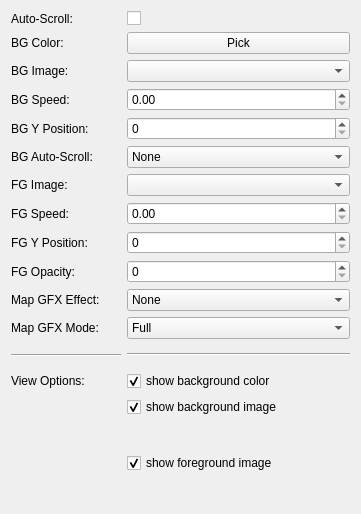
           <widget class="QWidget" name="page_map_properties">
            <property name="geometry">
             <rect>
              <x>0</x>
              <y>0</y>
              <width>361</width>
              <height>514</height>
             </rect>
            </property>
            <attribute name="label">
             <string>Map Properties</string>
            </attribute>
            <layout class="QVBoxLayout" name="verticalLayout_11">
             <item>
              <layout class="QGridLayout" name="gridLayout_13">
               <item row="3" column="2">
                <widget class="QDoubleSpinBox" name="bg1_speed">
                 <property name="minimum">
                  <double>0.000000000000000</double>
                 </property>
                 <property name="maximum">
                  <double>4.000000000000000</double>
                 </property>
                 <property name="singleStep">
                  <double>0.100000000000000</double>
                 </property>
                </widget>
               </item>
               <item row="0" column="2">
                <widget class="QCheckBox" name="mapAutoScroll_checkBox">
                 <property name="text">
                  <string/>
                 </property>
                </widget>
               </item>
               <item row="13" column="2">
                <widget class="QCheckBox" name="checkBox">
                 <property name="text">
                  <string>show background color</string>
                 </property>
                 <property name="checked">
                  <bool>true</bool>
                 </property>
                </widget>
               </item>
               <item row="7" column="2">
                <widget class="QDoubleSpinBox" name="fg_speed_doubleSpinBox">
                 <property name="maximum">
                  <double>4.000000000000000</double>
                 </property>
                 <property name="singleStep">
                  <double>0.100000000000000</double>
                 </property>
                </widget>
               </item>
               <item row="10" column="2">
                <widget class="QComboBox" name="mapGFX_comboBox">
                 <item>
                  <property name="text">
                   <string>None</string>
                  </property>
                 </item>
                 <item>
                  <property name="text">
                   <string>Rain</string>
                  </property>
                 </item>
                 <item>
                  <property name="text">
                   <string>Snow</string>
                  </property>
                 </item>
                 <item>
                  <property name="text">
                   <string>Underwater</string>
                  </property>
                 </item>
                 <item>
                  <property name="text">
                   <string>Train</string>
                  </property>
                 </item>
                 <item>
                  <property name="text">
                   <string>Flash Stopper</string>
                  </property>
                 </item>
                 <item>
                  <property name="text">
                   <string>Lighting Bolt</string>
                  </property>
                 </item>
                 <item>
                  <property name="text">
                   <string>Shadow Top</string>
                  </property>
                 </item>
                 <item>
                  <property name="text">
                   <string>Inferno</string>
                  </property>
                 </item>
                </widget>
               </item>
               <item row="2" column="0">
                <widget class="QLabel" name="label_52">
                 <property name="text">
                  <string>BG Image:</string>
                 </property>
                </widget>
               </item>
               <item row="13" column="0">
                <widget class="QLabel" name="label_15">
                 <property name="text">
                  <string>View Options:</string>
                 </property>
                </widget>
               </item>
               <item row="1" column="0">
                <widget class="QLabel" name="label_58">
                 <property name="text">
                  <string>BG Color:</string>
                 </property>
                </widget>
               </item>
               <item row="5" column="0">
                <widget class="QLabel" name="label_16">
                 <property name="text">
                  <string>BG Auto-Scroll:</string>
                 </property>
                </widget>
               </item>
               <item row="4" column="2">
                <widget class="QSpinBox" name="bg1_y_pos">
                 <property name="maximum">
                  <number>999</number>
                 </property>
                </widget>
               </item>
               <item row="12" column="0">
                <widget class="Line" name="line">
                 <property name="minimumSize">
                  <size>
                   <width>0</width>
                   <height>20</height>
                  </size>
                 </property>
                 <property name="orientation">
                  <enum>Qt::Horizontal</enum>
                 </property>
                </widget>
               </item>
               <item row="15" column="0">
                <spacer name="verticalSpacer_5">
                 <property name="orientation">
                  <enum>Qt::Vertical</enum>
                 </property>
                 <property name="sizeHint" stdset="0">
                  <size>
                   <width>20</width>
                   <height>40</height>
                  </size>
                 </property>
                </spacer>
               </item>
               <item row="8" column="0">
                <widget class="QLabel" name="label_9">
                 <property name="text">
                  <string>FG Y Position:</string>
                 </property>
                </widget>
               </item>
               <item row="0" column="0">
                <widget class="QLabel" name="label_3">
                 <property name="maximumSize">
                  <size>
                   <width>110</width>
                   <height>16777215</height>
                  </size>
                 </property>
                 <property name="text">
                  <string>Auto-Scroll:</string>
                 </property>
                </widget>
               </item>
               <item row="12" column="2">
                <widget class="Line" name="line_2">
                 <property name="orientation">
                  <enum>Qt::Horizontal</enum>
                 </property>
                </widget>
               </item>
               <item row="2" column="2">
                <widget class="QComboBox" name="bg1_filename"/>
               </item>
               <item row="6" column="0">
                <widget class="QLabel" name="label_6">
                 <property name="text">
                  <string>FG Image:</string>
                 </property>
                </widget>
               </item>
               <item row="7" column="0">
                <widget class="QLabel" name="label_8">
                 <property name="text">
                  <string>FG Speed:</string>
                 </property>
                </widget>
               </item>
               <item row="15" column="2">
                <widget class="QCheckBox" name="fg_show_checkBox">
                 <property name="text">
                  <string>show foreground image</string>
                 </property>
                 <property name="checked">
                  <bool>true</bool>
                 </property>
                </widget>
               </item>
               <item row="8" column="2">
                <widget class="QSpinBox" name="fg_position_spinBox">
                 <property name="maximum">
                  <number>320</number>
                 </property>
                </widget>
               </item>
               <item row="6" column="2">
                <widget class="QComboBox" name="fb_image_comboBox"/>
               </item>
               <item row="14" column="2">
                <widget class="QCheckBox" name="checkBox_2">
                 <property name="text">
                  <string>show background image</string>
                 </property>
                 <property name="checked">
                  <bool>true</bool>
                 </property>
                </widget>
               </item>
               <item row="3" column="0">
                <widget class="QLabel" name="label_61">
                 <property name="text">
                  <string>BG Speed:</string>
                 </property>
                </widget>
               </item>
               <item row="5" column="2">
                <widget class="QComboBox" name="autoScrollBG1_mode">
                 <item>
                  <property name="text">
                   <string>None</string>
                  </property>
                 </item>
                 <item>
                  <property name="text">
                   <string>Up</string>
                  </property>
                 </item>
                 <item>
                  <property name="text">
                   <string>Down</string>
                  </property>
                 </item>
                 <item>
                  <property name="text">
                   <string>Left</string>
                  </property>
                 </item>
                 <item>
                  <property name="text">
                   <string>Right</string>
                  </property>
                 </item>
                 <item>
                  <property name="text">
                   <string>Diagonal TBD</string>
                  </property>
                 </item>
                </widget>
               </item>
               <item row="4" column="0">
                <widget class="QLabel" name="label_56">
                 <property name="text">
                  <string>BG Y Position:</string>
                 </property>
                </widget>
               </item>
               <item row="10" column="0">
                <widget class="QLabel" name="label_14">
                 <property name="text">
                  <string>Map GFX Effect:</string>
                 </property>
                </widget>
               </item>
               <item row="1" column="2">
                <widget class="QPushButton" name="bg_color_pick">
                 <property name="text">
                  <string>Pick</string>
                 </property>
                </widget>
               </item>
               <item row="9" column="0">
                <widget class="QLabel" name="label_17">
                 <property name="text">
                  <string>FG Opacity:</string>
                 </property>
                </widget>
               </item>
               <item row="9" column="2">
                <widget class="QSpinBox" name="fg_opacity_spinBox">
                 <property name="maximum">
                  <number>100</number>
                 </property>
                </widget>
               </item>
               <item row="11" column="0">
                <widget class="QLabel" name="label_18">
                 <property name="text">
                  <string>Map GFX Mode:</string>
                 </property>
                </widget>
               </item>
               <item row="11" column="2">
                <widget class="QComboBox" name="mapGFXMode_comboBox">
                 <property name="currentIndex">
                  <number>0</number>
                 </property>
                 <item>
                  <property name="text">
                   <string>Full</string>
                  </property>
                 </item>
                 <item>
                  <property name="text">
                   <string>Background</string>
                  </property>
                 </item>
                 <item>
                  <property name="text">
                   <string>Overlay</string>
                  </property>
                 </item>
                </widget>
               </item>
              </layout>
             </item>
            </layout>
           </widget>
